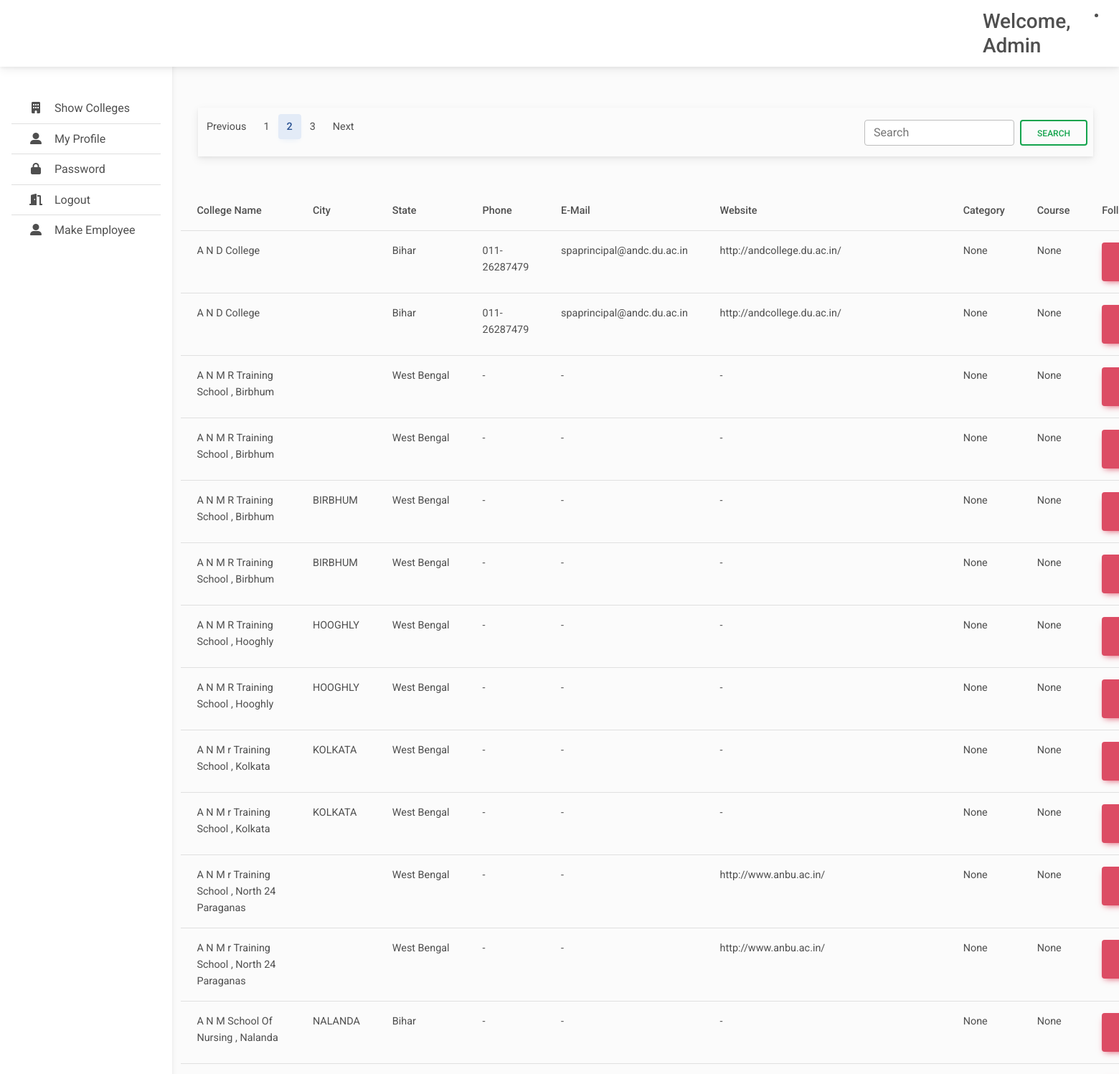
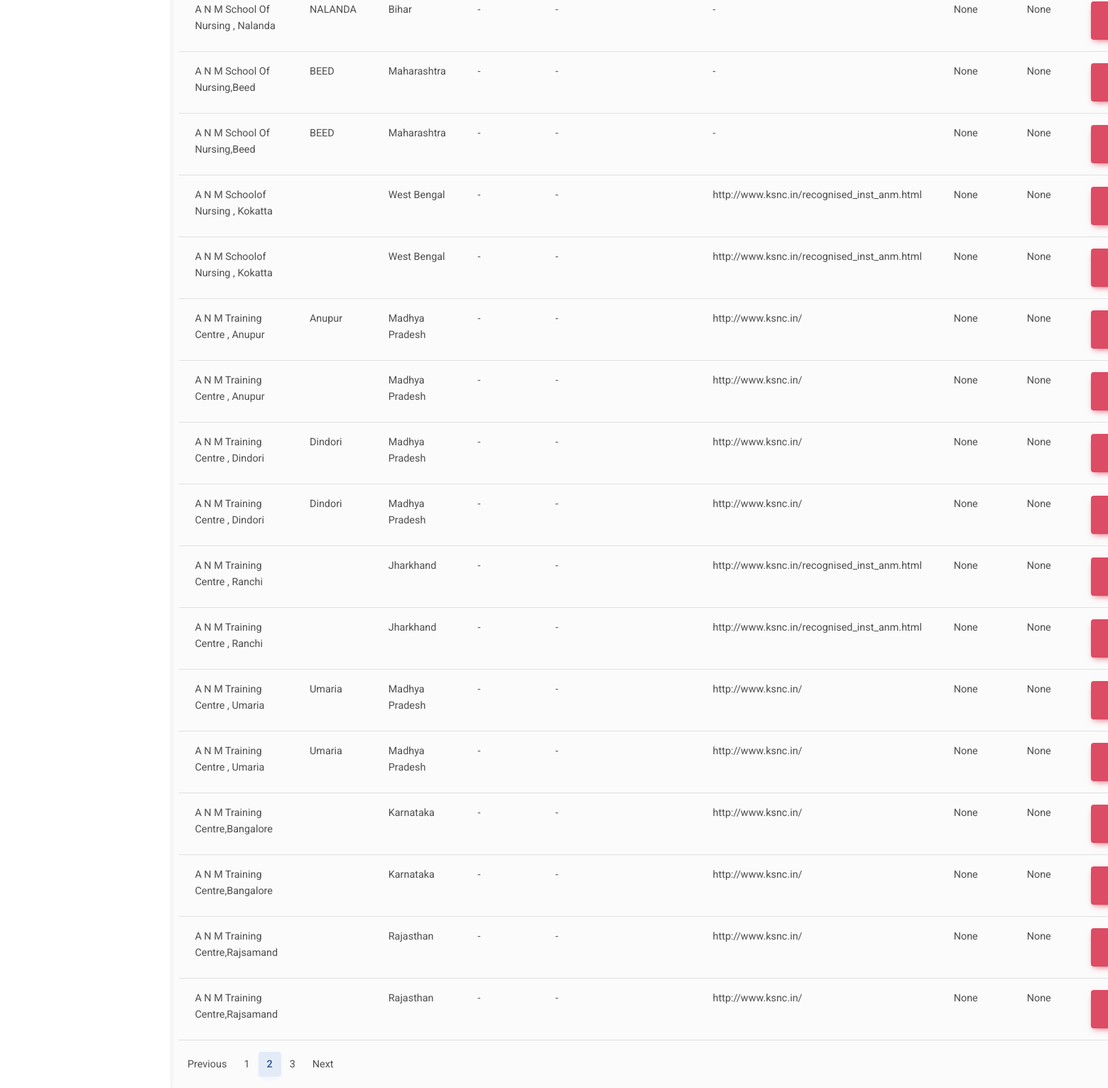
/showcolleges?page=2 (signed in), run on the app's committed database (2 pictures, top to bottom).
### user/models.py (models this page shows, shortened)
class Employee(AbstractUser) :
    name = models.CharField(max_length=32 ,null = True)
    state = models.CharField(max_length=1000,null=True)
    mobile = models.CharField(max_length=32 ,null = True)
    fathername = models.CharField(max_length=32 ,null = True)
    gender = models.CharField(max_length=32 ,null = True)
    aadhar = models.CharField(max_length=32 ,null = True)
    imageurl = models.CharField(max_length=100,null = True)

class College(models.Model):
    CATEGORY_CHOICES = (
        ('IIT', 'IIT'),
        ('NIT', 'NIT'),
        ('Other', 'Other')
    )
    COURSE_CHOICES = (
        ('BTech', 'BTech'),
        ('MTech', 'MTech'),
        ('MS', 'MS'),
        ('MBA', 'MBA')
    )
    name = models.CharField(max_length=100,null=True)
    city = models.CharField(max_length=100,null=True)
    state = models.CharField(max_length=100,null=True)
    phone = models.CharField(max_length=100,null=True)
    email = models.CharField(max_length=100,null=True)
    website = models.URLField(max_length=100,null=True)
    category = models.CharField(max_length=10, choices=CATEGORY_CHOICES, null=True)
    courses = models.CharField(max_length=10, choices=COURSE_CHOICES,null=True)

### user/views.py (the view, shortened to what this page needs)
# urls.py: path('showcolleges', views.showcolleges, name = 'showcolleges'),
def showcolleges(request):
    if request.user.is_authenticated :
        u = Employee.objects.get(username=request.user.username)
        query = request.GET.get('p')
        states = u.state
        states = states.split(',')
        colleges = College.objects.none()
        for state in states :
          try:
            temp = College.objects.all().filter(state=state)
            colleges = chain(colleges, temp)
          except:
             pass
        colleges = list(colleges)
        colleges = College.objects.filter(id__in=[obj.id for obj in colleges])
        object_list = []
        if (query == None):
          object_list = list(colleges)
        object_list = list(object_list)
        college_paginator = Paginator(object_list, 30)
        page_num = request.GET.get('page')
        print(page_num)
        page = college_paginator.get_page(page_num)
        surl = request.get_full_path()
        if query:
            surl += '&'
        else :
           surl = '/showcolleges?'
        allfollowup =  Followup.objects.all()
        context = {'u': u,'page': page,'query': query,'surl': surl,'followup': allfollowup}
        return render (request,'showcolleges.html',context)
    else :
        return redirect('/login')

### templates/showcolleges.html (shortened to what this page needs)
{% extends 'base.html' %}
{%load static %}
{% block main %}
<main style="margin-top: 110px">
  <div class='container'>
    <section class="p-4 mb-4 align-items-center flex-column">
      <nav class='navbar'>
        <ul class="pagination pr-2">
          {% if page.has_previous %}
          <li class="page-item">
            <a class="page-link" href="{{surl}}page={{ page.previous_page_number }}">Previous</a>
          </li>
          <li class="page-item"><a class="page-link" href="{{surl}}page={{ page.previous_page_number }}">
            {{ page.previous_page_number }}</a></li>
          {% endif %}
          <li class="page-item active" aria-current="page">
            <a class="page-link" href="#">{{ page.number }}<span class="visually-hidden">(current)</span></a>
          </li>
          {% if page.has_next %}
          <li class="page-item"><a class="page-link" href="{{surl}}page={{ page.next_page_number }}">
            {{ page.next_page_number }} </a></li>
          <li class="page-item">
            <a class="page-link" href="{{surl}}page={{ page.next_page_number }}">Next</a>
          </li>
          {% endif %}
        </ul>
        <form class="d-flex pe-2" role="search" action="{% url 'showcolleges' %}" method="get">
          <input class="form-control me-2" type="text" name="p" placeholder="Search" aria-label="Search">
          <button class="btn btn-outline-success" type="submit">Search</button>
        </form>
      </nav>
    </section>
    <table class="table">
      <thead>
        <tr>
          <th scope="col">College Name</th>
          <th scope="col">City</th>
          <th scope="col">State</th>
          <th scope="col">Phone</th>
          <th scope="col">E-Mail</th>
          <th scope="col">Website</th>
          <th scope="col">Category</th>
          <th scope="col">Course</th>
          <th scope="col">Follow Up</th>
        </tr>
      </thead>
      <tbody>
        {% for c in page.object_list %}
        <tr>
          <td>{{c.name}}</td>
          <td>{{c.city}}</td>
          <td>{{c.state}}</td>
          <td>{{c.phone}}</td>
          <td>{{c.email}}</td>
          <td>{{c.website}}</td>
          <td>{{c.category}}</td>
          <td>{{c.courses}}</td>
          <td>
            <button type="button" class="btn btn-danger" data-mdb-toggle="modal"
              data-mdb-target="#followupModal{{c.id}}">
            </button>
          </td>
        </tr>
        {% endfor %}
      </tbody>
    </table>
    <nav aria-label="...">
      <ul class="pagination">
        {% if page.has_previous %}
        <li class="page-item">
          <a class="page-link" href="{{surl}}page={{ page.previous_page_number }}">Previous</a>
        </li>
        <li class="page-item"><a class="page-link" href="{{surl}}page={{ page.previous_page_number }}">
          {{ page.previous_page_number }}</a></li>
        {% endif %}
        <li class="page-item active" aria-current="page">
          <a class="page-link" href="#">{{ page.number }}<span class="visually-hidden">(current)</span></a>
        </li>
        {% if page.has_next %}
        <li class="page-item"><a class="page-link" href="{{surl}}page={{ page.next_page_number }}">
          {{ page.next_page_number }}</a></li>
        <li class="page-item">
          <a class="page-link" href="{{surl}}page={{ page.next_page_number }}">Next</a>
        </li>
        {% endif %}
      </ul>
    </nav>
  </div>
</main>
{%endblock main%}

### templates/base.html (shortened to what this page needs)
{% load static %}
<!DOCTYPE html>
<html lang="en">
<head>
  <link rel="stylesheet" href="https://cdnjs.cloudflare.com/ajax/libs/font-awesome/6.0.0/css/all.min.css" />
  <link rel="stylesheet" href="{% static 'css/mdb.min.css' %}" />
  <link rel="stylesheet" href="{% static 'css/main.css' %}" />
  <link rel="stylesheet" href="{% static 'css/chat.css' %}" />
</head>
<body>
  <header>
    <nav id="sidebarMenu" class="collapse d-lg-block bg-white sidebar collapse">
      <div class="pt-5 position-sticky">
        <div class="list-group list-group-flush mx-3 mt-4 ">
          {% if u.is_authenticated %}
          <a href="/showcolleges" class="bg-transparent list-group-item list-group-item-action py-2 ripple"
            aria-current="true">
            <i class="fas fa-building fa-fw me-3"></i><span>Show Colleges</span>
          </a>
          <a href="/editprofile" class="bg-transparent list-group-item list-group-item-action py-2 ripple ">
            <i class="fas fa-user-alt fa-fw me-3"></i><span>My Profile</span>
          </a>
          <a href="/changepassword" class="bg-transparent list-group-item list-group-item-action py-2 ripple"><i
              class="fas fa-lock fa-fw me-3"></i><span>Password</span></a>
          <a href="/logout" class="bg-transparent list-group-item list-group-item-action py-2 ripple"><i
              class="fas fa-door-open fa-fw me-3"></i><span>Logout</span></a>
          {% if u.is_staff %}
          <a href="/register" class="bg-transparent list-group-item list-group-item-action py-2 ripple ">
            <i class="fas fa-user-alt fa-fw me-3"></i><span>Make Employee</span>
            {% endif %}
          {% else %}
          <a href="#" class="bg-transparent list-group-item list-group-item-action py-2 ripple"><i
            class="fas fa-lock fa-fw me-3"></i><span>Reset Password</span></a>
          {% endif %}
        </div>
      </div>
    </nav>
    <nav id="main-navbar" class="navbar navbar-expand-lg bg-white fixed-top">
      <div class="container-fluid">
        <a class="navbar-brand" href="#">
        </a>
        <h3 class="d-none d-md-flex w-auto my-auto">Welcome, {{u.name}} </h3>
          <li class="nav-item dropdown">
            <a class="nav-link hidden-arrow d-flex align-items-center" href="#" id="navbarDropdownMenuLink"
              role="button" data-mdb-toggle="dropdown" aria-expanded="false">
            </a>
          </li>
      </div>
    </nav>
  </header>
  {% block main %}
  {% endblock main %}
</body>
</html>

### static/css/main.css (style rules this page uses)
body { background-color: #fbfbfb; }
@media (min-width: 991.98px) { main { padding-left: 240px; } }
.sidebar { position: fixed; top: 0; bottom: 0; left: 0; padding: 58px 0 0; box-shadow: 0 2px 5px 0 rgb(0 0 0 / 5%), 0 2px 10px 0 rgb(0 0 0 / 5%); width: 240px; z-index: 600; }

### data on the page
Employee: name "Admin"
College: name "A N D College", state "Bihar", phone "011-26287479", email "spaprincipal@andc.du.ac.in", website "http://andcollege.du.ac.in/", category "None", courses "None"
College: name "A N D College", state "Bihar", phone "011-26287479", email "spaprincipal@andc.du.ac.in", website "http://andcollege.du.ac.in/", category "None", courses "None"
College: name "A N M R Training School , Birbhum", state "West Bengal", phone "-", email "-", website "-", category "None", courses "None"
College: name "A N M R Training School , Birbhum", state "West Bengal", phone "-", email "-", website "-", category "None", courses "None"
College: name "A N M R Training School , Birbhum", city "BIRBHUM", state "West Bengal", phone "-", email "-", website "-", category "None", courses "None"
College: name "A N M R Training School , Birbhum", city "BIRBHUM", state "West Bengal", phone "-", email "-", website "-", category "None", courses "None"
College: name "A N M R Training School , Hooghly", city "HOOGHLY", state "West Bengal", phone "-", email "-", website "-", category "None", courses "None"
College: name "A N M R Training School , Hooghly", city "HOOGHLY", state "West Bengal", phone "-", email "-", website "-", category "None", courses "None"
College: name "A N M r Training School , Kolkata", city "KOLKATA", state "West Bengal", phone "-", email "-", website "-", category "None", courses "None"
College: name "A N M r Training School , Kolkata", city "KOLKATA", state "West Bengal", phone "-", email "-", website "-", category "None", courses "None"
College: name "A N M r Training School , North 24 Paraganas", state "West Bengal", phone "-", email "-", website "http://www.anbu.ac.in/", category "None", courses "None"
College: name "A N M r Training School , North 24 Paraganas", state "West Bengal", phone "-", email "-", website "http://www.anbu.ac.in/", category "None", courses "None"
College: name "A N M School Of Nursing , Nalanda", city "NALANDA", state "Bihar", phone "-", email "-", website "-", category "None", courses "None"
College: name "A N M School Of Nursing , Nalanda", city "NALANDA", state "Bihar", phone "-", email "-", website "-", category "None", courses "None"
College: name "A N M School Of Nursing,Beed", city "BEED", state "Maharashtra", phone "-", email "-", website "-", category "None", courses "None"
College: name "A N M School Of Nursing,Beed", city "BEED", state "Maharashtra", phone "-", email "-", website "-", category "None", courses "None"
College: name "A N M Schoolof Nursing , Kokatta", state "West Bengal", phone "-", email "-", website "http://www.ksnc.in/recognised_inst_anm.html", category "None", courses "None"
College: name "A N M Schoolof Nursing , Kokatta", state "West Bengal", phone "-", email "-", website "http://www.ksnc.in/recognised_inst_anm.html", category "None", courses "None"
College: name "A N M Training Centre , Anupur", city "Anupur", state "Madhya Pradesh", phone "-", email "-", website "http://www.ksnc.in/", category "None", courses "None"
College: name "A N M Training Centre , Anupur", state "Madhya Pradesh", phone "-", email "-", website "http://www.ksnc.in/", category "None", courses "None"
College: name "A N M Training Centre , Dindori", city "Dindori", state "Madhya Pradesh", phone "-", email "-", website "http://www.ksnc.in/", category "None", courses "None"
College: name "A N M Training Centre , Dindori", city "Dindori", state "Madhya Pradesh", phone "-", email "-", website "http://www.ksnc.in/", category "None", courses "None"
College: name "A N M Training Centre , Ranchi", state "Jharkhand", phone "-", email "-", website "http://www.ksnc.in/recognised_inst_anm.html", category "None", courses "None"
College: name "A N M Training Centre , Ranchi", state "Jharkhand", phone "-", email "-", website "http://www.ksnc.in/recognised_inst_anm.html", category "None", courses "None"
College: name "A N M Training Centre , Umaria", city "Umaria", state "Madhya Pradesh", phone "-", email "-", website "http://www.ksnc.in/", category "None", courses "None"
College: name "A N M Training Centre , Umaria", city "Umaria", state "Madhya Pradesh", phone "-", email "-", website "http://www.ksnc.in/", category "None", courses "None"
College: name "A N M Training Centre,Bangalore", state "Karnataka", phone "-", email "-", website "http://www.ksnc.in/", category "None", courses "None"
College: name "A N M Training Centre,Bangalore", state "Karnataka", phone "-", email "-", website "http://www.ksnc.in/", category "None", courses "None"
College: name "A N M Training Centre,Rajsamand", state "Rajasthan", phone "-", email "-", website "http://www.ksnc.in/", category "None", courses "None"

### other printed values
{{ page.previous_page_number }} "1"
{{ page.number }} "2"
{{ page.next_page_number }} "3"
